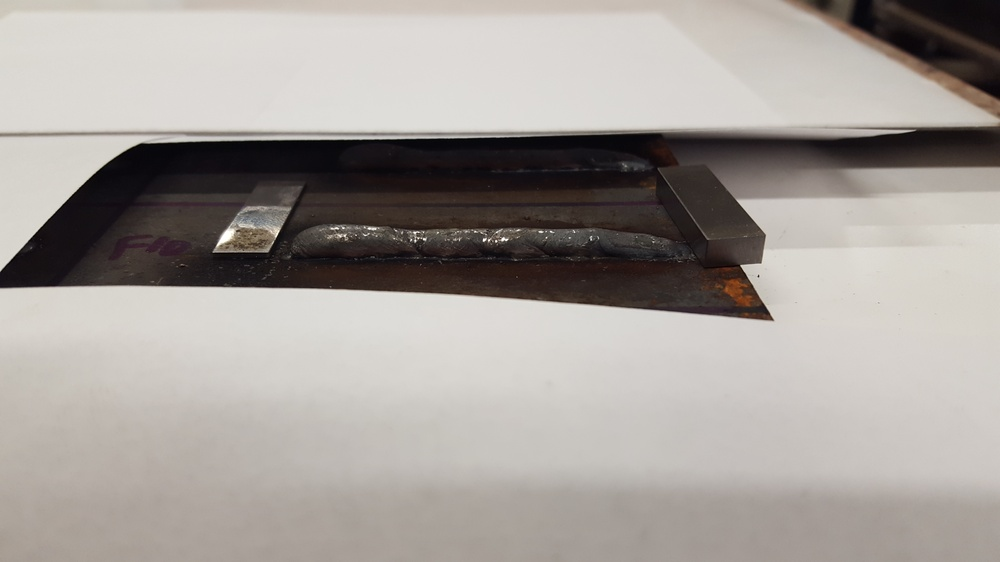
#> input picture image1.jpg, 1000 x 562 px, shrunk from 5312 x 2988 before the run
$ python image.py --image image1.jpg --width 1.0   (older library calls are emulated)
#> lines starting #> are read from the running program, lines starting #| are printed output that depends on the picture; after the words box and inside, x2 and y2 are one past the last pixel; in counts of white or black regions, pixels touching at a corner belong together
from scipy.spatial import distance as dist
from imutils import perspective
from imutils import contours
import numpy as np
import argparse
import imutils
import cv2
def midpoint(ptA, ptB):
	return ((ptA[0] + ptB[0]) * 0.5, (ptA[1] + ptB[1]) * 0.5)
# construct the argument parse and parse the arguments
ap = argparse.ArgumentParser()
ap.add_argument("-i", "--image", required=True,
	help="path to the input image")
ap.add_argument("-w", "--width", type=float, required=True,
	help="width of the left-most object in the image (in inches)")
args = vars(ap.parse_args())
image = cv2.imread(args["image"])
#> image is the input picture: shape (562, 1000, 3); mean B, G, R 153.9, 158.5, 164.3
gray = cv2.cvtColor(image, cv2.COLOR_BGR2GRAY)
gray = cv2.GaussianBlur(gray, (7, 7), 0)
# perform edge detection, then perform a dilation + erosion to
# close gaps in between object edges
edged = cv2.Canny(gray, 50, 100)
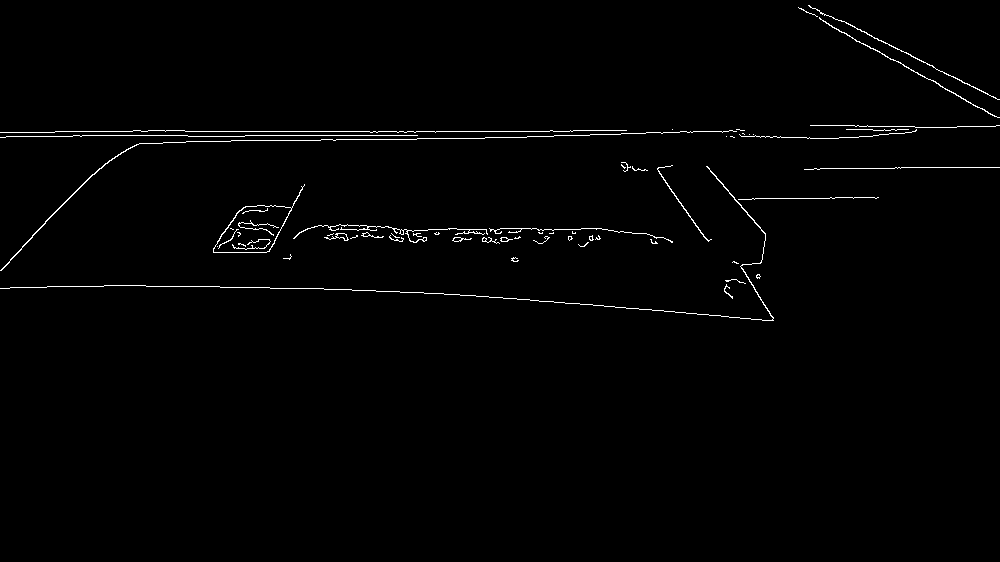
#> edged: shape (562, 1000); 1.1% white in thin lines or dots, all inside (x1, y1, x2, y2) = (0, 5, 1000, 321)
edged = cv2.dilate(edged, None, iterations=1)
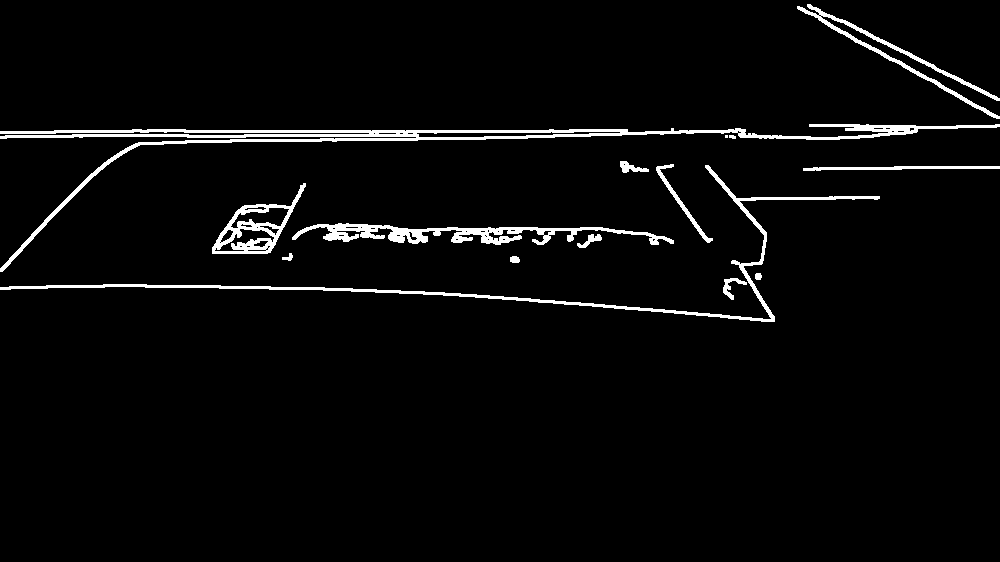
#> edged: shape (562, 1000); 3.4% white; 15 white regions (1 under 20 px), largest, box (x1, y1, x2, y2) and area: (0, 124, 1000, 272) 7279, (0, 165, 880, 322) 3680, (292, 223, 674, 245) 3035
edged = cv2.erode(edged, None, iterations=1)
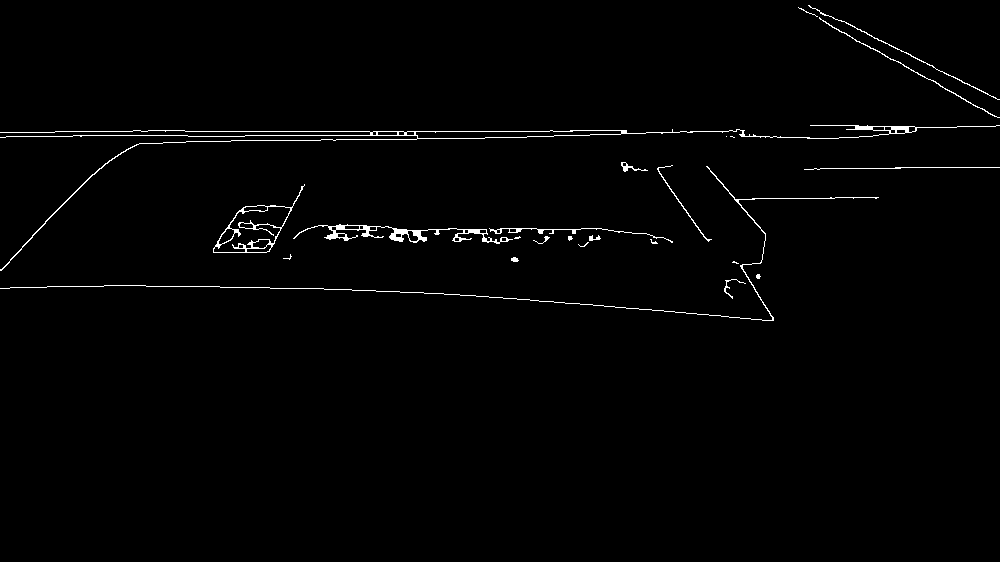
#> edged: shape (562, 1000); 1.2% white in thin lines or dots, all inside (x1, y1, x2, y2) = (0, 5, 1000, 321)
# find contours in the edge map
cnts = cv2.findContours(edged.copy(), cv2.RETR_EXTERNAL,
	cv2.CHAIN_APPROX_SIMPLE)
#> cnts = 24 contours, 13 with area under 20; largest, box (x1, y1, x2, y2) and area: (213, 184, 305, 253) 2525, (0, 125, 1000, 271) 1804, (293, 224, 513, 244) 848, (489, 228, 673, 243) 121, (0, 166, 879, 321) 109
cnts = imutils.grab_contours(cnts)
# sort the contours from left-to-right and initialize the
# 'pixels per metric' calibration variable
(cnts, _) = contours.sort_contours(cnts)
pixelsPerMetric = None
# loop over the contours individually
for c in cnts:
	# if the contour is not sufficiently large, ignore it
	if cv2.contourArea(c) < 100:
		continue
	# compute the rotated bounding box of the contour
	orig = image.copy()
	box = cv2.minAreaRect(c)
	box = cv2.cv.BoxPoints(box) if imutils.is_cv2() else cv2.boxPoints(box)
	box = np.array(box, dtype="int")
	# order the points in the contour such that they appear
	# in top-left, top-right, bottom-right, and bottom-left
	# order, then draw the outline of the rotated bounding
	# box
	box = perspective.order_points(box)
	cv2.drawContours(orig, [box.astype("int")], -1, (0, 255, 0), 2)
	# loop over the original points and draw them
	for (x, y) in box:
		cv2.circle(orig, (int(x), int(y)), 5, (0, 0, 255), -1)
        # unpack the ordered bounding box, then compute the midpoint
	# between the top-left and top-right coordinates, followed by
	# the midpoint between bottom-left and bottom-right coordinates
	(tl, tr, br, bl) = box
	(tltrX, tltrY) = midpoint(tl, tr)
	(blbrX, blbrY) = midpoint(bl, br)
	# compute the midpoint between the top-left and top-right points,
	# followed by the midpoint between the top-righ and bottom-right
	(tlblX, tlblY) = midpoint(tl, bl)
	(trbrX, trbrY) = midpoint(tr, br)
	# draw the midpoints on the image
	cv2.circle(orig, (int(tltrX), int(tltrY)), 5, (255, 0, 0), -1)
	cv2.circle(orig, (int(blbrX), int(blbrY)), 5, (255, 0, 0), -1)
	cv2.circle(orig, (int(tlblX), int(tlblY)), 5, (255, 0, 0), -1)
	cv2.circle(orig, (int(trbrX), int(trbrY)), 5, (255, 0, 0), -1)
	# draw lines between the midpoints
	cv2.line(orig, (int(tltrX), int(tltrY)), (int(blbrX), int(blbrY)),
		(255, 0, 255), 2)
	cv2.line(orig, (int(tlblX), int(tlblY)), (int(trbrX), int(trbrY)),
		(255, 0, 255), 2)
    # compute the size of the object
#> (the run stopped early here; a loop or call above may not have finished)
